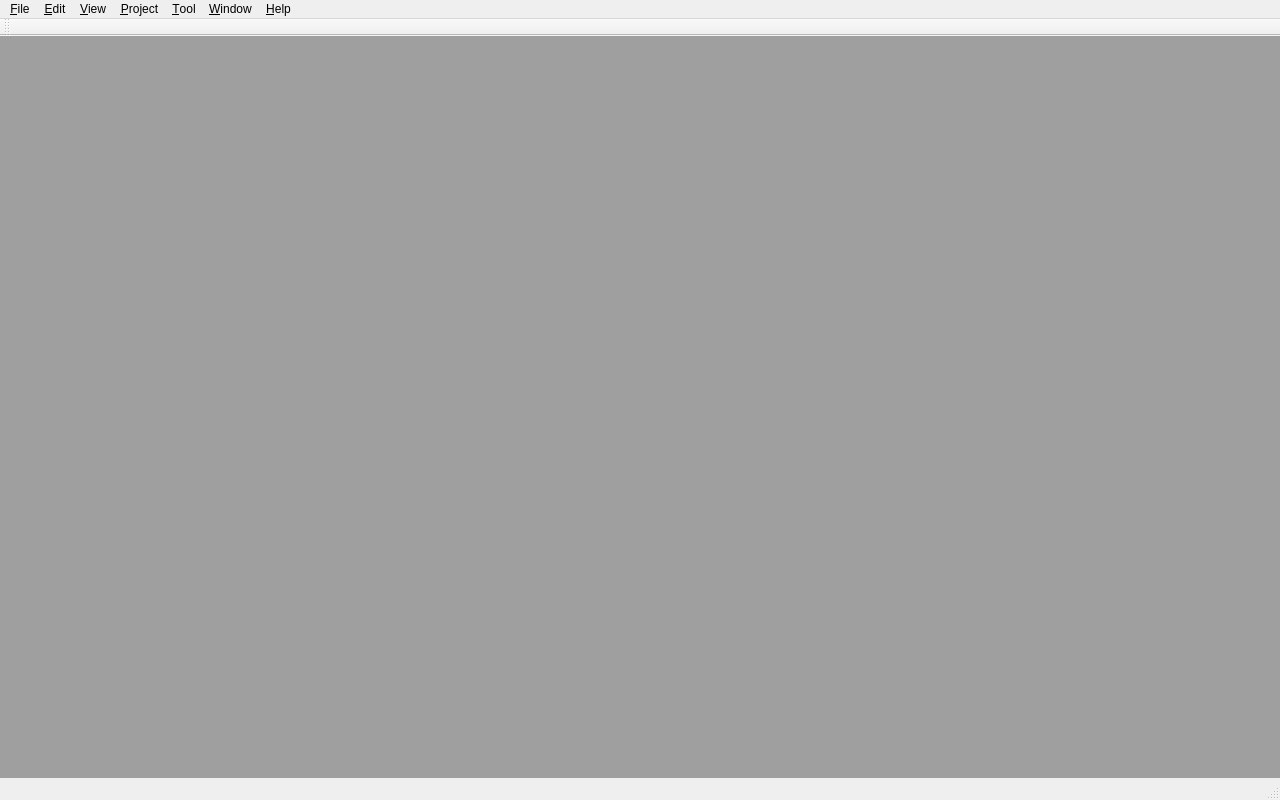
<?xml version="1.0" encoding="UTF-8"?>
<ui version="4.0">
 <class>MainWindow</class>
 <widget class="QMainWindow" name="MainWindow">
  <property name="geometry">
   <rect>
    <x>0</x>
    <y>0</y>
    <width>1280</width>
    <height>800</height>
   </rect>
  </property>
  <property name="windowTitle">
   <string>GeoSteering</string>
  </property>
  <property name="windowIcon">
   <iconset resource="GSPrototype.qrc">
    <normaloff>:/Resource/image/App.ico</normaloff>:/Resource/image/App.ico</iconset>
  </property>
  <widget class="QWidget" name="centralWidget">
   <layout class="QGridLayout" name="gridLayout">
    <property name="margin">
     <number>0</number>
    </property>
    <item row="0" column="0">
     <widget class="QMdiArea" name="mdiArea">
      <property name="verticalScrollBarPolicy">
       <enum>Qt::ScrollBarAsNeeded</enum>
      </property>
      <property name="horizontalScrollBarPolicy">
       <enum>Qt::ScrollBarAsNeeded</enum>
      </property>
     </widget>
    </item>
   </layout>
  </widget>
  <widget class="QMenuBar" name="menuBar">
   <property name="geometry">
    <rect>
     <x>0</x>
     <y>0</y>
     <width>1280</width>
     <height>21</height>
    </rect>
   </property>
   <widget class="QMenu" name="menu_File">
    <property name="title">
     <string>&amp;File</string>
    </property>
    <addaction name="action_New_Project"/>
    <addaction name="action_Open_Project"/>
    <addaction name="separator"/>
    <addaction name="action_Save_Project"/>
    <addaction name="action_Save_Project_As"/>
    <addaction name="separator"/>
    <addaction name="action_Close_Project"/>
    <addaction name="separator"/>
    <addaction name="action_Exit"/>
   </widget>
   <widget class="QMenu" name="menu_Edit">
    <property name="title">
     <string>&amp;Edit</string>
    </property>
   </widget>
   <widget class="QMenu" name="menuDataConvert">
    <property name="title">
     <string>&amp;View</string>
    </property>
   </widget>
   <widget class="QMenu" name="menu_Window">
    <property name="title">
     <string>&amp;Window</string>
    </property>
    <addaction name="action_Close"/>
    <addaction name="action_Close_All"/>
    <addaction name="separator"/>
    <addaction name="action_Tile"/>
    <addaction name="action_Cascade"/>
    <addaction name="separator"/>
    <addaction name="action_Next"/>
    <addaction name="action_Previous"/>
    <addaction name="separator"/>
   </widget>
   <widget class="QMenu" name="menu_Help">
    <property name="title">
     <string>&amp;Help</string>
    </property>
   </widget>
   <widget class="QMenu" name="menu_Tool">
    <property name="title">
     <string>&amp;Tool</string>
    </property>
   </widget>
   <widget class="QMenu" name="menu_Project">
    <property name="title">
     <string>&amp;Project</string>
    </property>
    <addaction name="actionNew_2D_window"/>
    <addaction name="actionNew_3D_window"/>
    <addaction name="separator"/>
    <addaction name="action_Modeling"/>
    <addaction name="action_Curve_Contrast"/>
   </widget>
   <addaction name="menu_File"/>
   <addaction name="menu_Edit"/>
   <addaction name="menuDataConvert"/>
   <addaction name="menu_Project"/>
   <addaction name="menu_Tool"/>
   <addaction name="menu_Window"/>
   <addaction name="menu_Help"/>
  </widget>
  <widget class="QToolBar" name="mainToolBar">
   <attribute name="toolBarArea">
    <enum>TopToolBarArea</enum>
   </attribute>
   <attribute name="toolBarBreak">
    <bool>false</bool>
   </attribute>
  </widget>
  <widget class="QStatusBar" name="statusBar"/>
  <action name="actionExpand_All">
   <property name="text">
    <string>Expand All</string>
   </property>
  </action>
  <action name="actionCollapsed_All">
   <property name="text">
    <string>Collapsed All</string>
   </property>
  </action>
  <action name="actionNew_2D_window">
   <property name="text">
    <string>New &amp;2D window</string>
   </property>
  </action>
  <action name="actionNew_3D_window">
   <property name="text">
    <string>New &amp;3D window</string>
   </property>
  </action>
  <action name="action_Close">
   <property name="text">
    <string>Cl&amp;ose</string>
   </property>
  </action>
  <action name="action_Close_All">
   <property name="text">
    <string>Close &amp;All</string>
   </property>
  </action>
  <action name="action_Tile">
   <property name="text">
    <string>&amp;Tile</string>
   </property>
  </action>
  <action name="action_Cascade">
   <property name="text">
    <string>&amp;Cascade</string>
   </property>
  </action>
  <action name="action_Next">
   <property name="text">
    <string>Ne&amp;xt</string>
   </property>
   <property name="shortcut">
    <string>Ctrl+Tab</string>
   </property>
  </action>
  <action name="action_Previous">
   <property name="text">
    <string>Pre&amp;vious</string>
   </property>
   <property name="shortcut">
    <string>Ctrl+Shift+Backtab</string>
   </property>
  </action>
  <action name="action_New_Project">
   <property name="text">
    <string>New Project</string>
   </property>
  </action>
  <action name="action_Open_Project">
   <property name="text">
    <string>Open Project</string>
   </property>
  </action>
  <action name="action_Save_Project">
   <property name="text">
    <string>Save Project</string>
   </property>
  </action>
  <action name="action_Save_Project_As">
   <property name="text">
    <string>Save Project As ...</string>
   </property>
  </action>
  <action name="action_Close_Project">
   <property name="text">
    <string>Close Project</string>
   </property>
  </action>
  <action name="action_Exit">
   <property name="text">
    <string>E&amp;xit</string>
   </property>
  </action>
  <action name="action_Modeling">
   <property name="text">
    <string>Modeling</string>
   </property>
  </action>
  <action name="action_Curve_Contrast">
   <property name="text">
    <string>Curves Contrast</string>
   </property>
  </action>
 </widget>
 <layoutdefault spacing="6" margin="11"/>
 <resources>
  <include location="GSPrototype.qrc"/>
 </resources>
 <connections>
  <connection>
   <sender>action_Tile</sender>
   <signal>triggered()</signal>
   <receiver>mdiArea</receiver>
   <slot>tileSubWindows()</slot>
   <hints>
    <hint type="sourcelabel">
     <x>-1</x>
     <y>-1</y>
    </hint>
    <hint type="destinationlabel">
     <x>639</x>
     <y>406</y>
    </hint>
   </hints>
  </connection>
  <connection>
   <sender>action_Cascade</sender>
   <signal>triggered()</signal>
   <receiver>mdiArea</receiver>
   <slot>cascadeSubWindows()</slot>
   <hints>
    <hint type="sourcelabel">
     <x>-1</x>
     <y>-1</y>
    </hint>
    <hint type="destinationlabel">
     <x>639</x>
     <y>406</y>
    </hint>
   </hints>
  </connection>
  <connection>
   <sender>action_Next</sender>
   <signal>triggered()</signal>
   <receiver>mdiArea</receiver>
   <slot>activateNextSubWindow()</slot>
   <hints>
    <hint type="sourcelabel">
     <x>-1</x>
     <y>-1</y>
    </hint>
    <hint type="destinationlabel">
     <x>639</x>
     <y>406</y>
    </hint>
   </hints>
  </connection>
  <connection>
   <sender>action_Previous</sender>
   <signal>triggered()</signal>
   <receiver>mdiArea</receiver>
   <slot>activatePreviousSubWindow()</slot>
   <hints>
    <hint type="sourcelabel">
     <x>-1</x>
     <y>-1</y>
    </hint>
    <hint type="destinationlabel">
     <x>639</x>
     <y>406</y>
    </hint>
   </hints>
  </connection>
  <connection>
   <sender>action_Close</sender>
   <signal>triggered()</signal>
   <receiver>mdiArea</receiver>
   <slot>closeActiveSubWindow()</slot>
   <hints>
    <hint type="sourcelabel">
     <x>-1</x>
     <y>-1</y>
    </hint>
    <hint type="destinationlabel">
     <x>639</x>
     <y>406</y>
    </hint>
   </hints>
  </connection>
  <connection>
   <sender>action_Close_All</sender>
   <signal>triggered()</signal>
   <receiver>mdiArea</receiver>
   <slot>closeAllSubWindows()</slot>
   <hints>
    <hint type="sourcelabel">
     <x>-1</x>
     <y>-1</y>
    </hint>
    <hint type="destinationlabel">
     <x>639</x>
     <y>406</y>
    </hint>
   </hints>
  </connection>
  <connection>
   <sender>action_Exit</sender>
   <signal>triggered()</signal>
   <receiver>MainWindow</receiver>
   <slot>close()</slot>
   <hints>
    <hint type="sourcelabel">
     <x>-1</x>
     <y>-1</y>
    </hint>
    <hint type="destinationlabel">
     <x>639</x>
     <y>399</y>
    </hint>
   </hints>
  </connection>
 </connections>
</ui>
